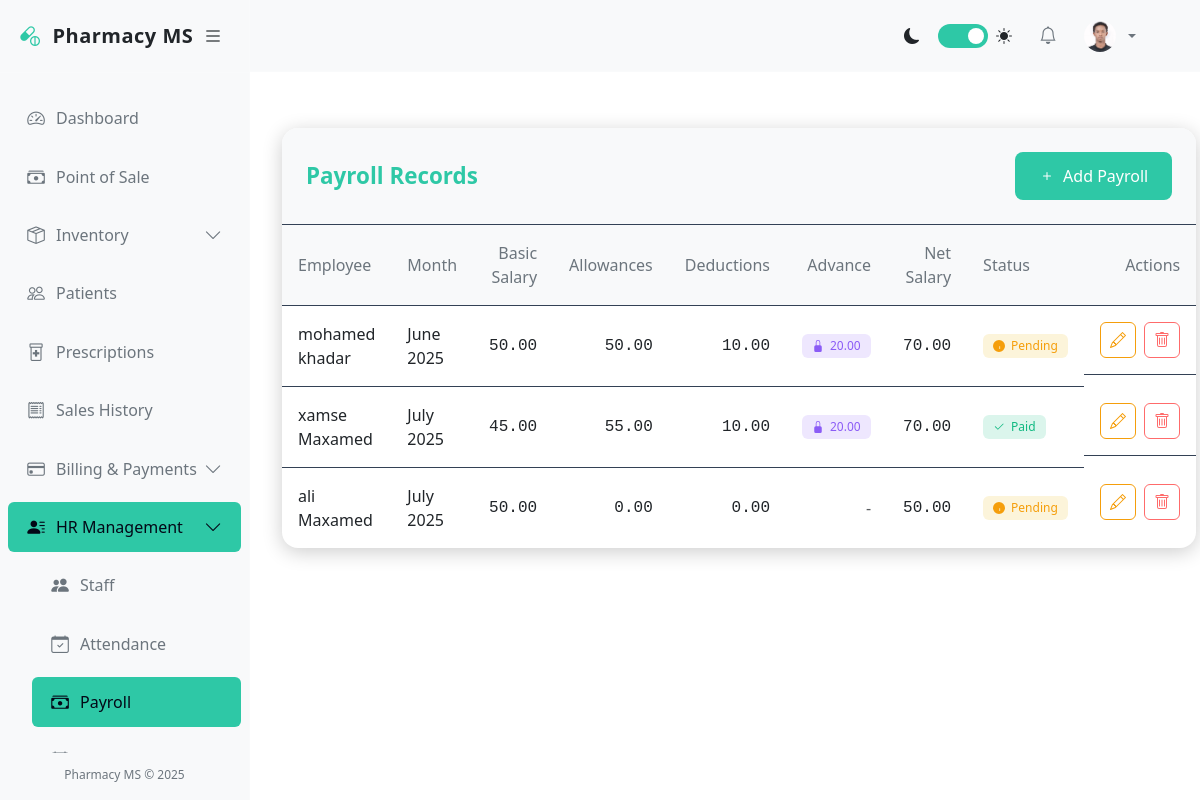
Screenshot of /accounts/payroll/ (signed in) with the database file from the repository.
### accounts/models.py (models this page shows, shortened)
class User(AbstractUser):
    GENDER_CHOICES = (
        ('M', 'Male'),
        ('F', 'Female'),
        ('O', 'Other'),
    )
    ROLES = (
        ('admin', 'Administrator'),
        ('pharmacist', 'Pharmacist'),
        ('cashier', 'Cashier'),
        ('manager', 'Manager'),
        ('staff', 'Staff'),
    )
    role = models.CharField(max_length=20, choices=ROLES, default='staff')
    gender = models.CharField(max_length=1, choices=GENDER_CHOICES, blank=True, null=True)
    phone = models.CharField(max_length=20, blank=True, null=True)
    address = models.TextField(blank=True, null=True)
    date_of_birth = models.DateField(blank=True, null=True)
    hire_date = models.DateField(blank=True, null=True)
    profile_picture = models.ImageField(upload_to='profile_pics/', blank=True, null=True)
    is_active = models.BooleanField(default=True)

class Payroll(models.Model):
    employee = models.ForeignKey(User, on_delete=models.CASCADE, related_name='payrolls')
    month = models.DateField()
    basic_salary = models.DecimalField(max_digits=10, decimal_places=2)
    allowances = models.DecimalField(max_digits=10, decimal_places=2, default=0)
    deductions = models.DecimalField(max_digits=10, decimal_places=2, default=0)
    bonus = models.DecimalField(max_digits=10, decimal_places=2, default=0)
    tax = models.DecimalField(max_digits=10, decimal_places=2, default=0)
    has_advance = models.BooleanField(default=False)
    advance_amount = models.DecimalField(max_digits=10, decimal_places=2, default=0)
    advance_date = models.DateField(blank=True, null=True)
    advance_reason = models.TextField(blank=True, null=True)
    net_salary = models.DecimalField(max_digits=10, decimal_places=2)
    payment_date = models.DateField(blank=True, null=True)
    is_paid = models.BooleanField(default=False)
    notes = models.TextField(blank=True, null=True)

### accounts/views.py (the view)
# urls.py: path('payroll/', views.payroll_list, name='payroll_list'),
@login_required
def payroll_list(request):
    if request.user.role == 'admin':
        payrolls = Payroll.objects.all()
    else:
        payrolls = Payroll.objects.filter(employee=request.user)
    return render(request, 'accounts/payroll_list.html', {'payrolls': payrolls})

### pharmacy/templates/accounts/payroll_list.html (shortened to what this page needs)
{% extends 'base.html' %}
{% block content %}
<div class="payroll-container">
    <div class="payroll-header">
        <h1 class="payroll-title">Payroll Records</h1>
        <div>
            <a href="{% url 'payroll_create' %}" class="btn btn-primary">
                <svg xmlns="http://www.w3.org/2000/svg" width="16" height="16" fill="currentColor" viewBox="0 0 16 16">
                    <path d="M8 4a.5.5 0 0 1 .5.5v3h3a.5.5 0 0 1 0 1h-3v3a.5.5 0 0 1-1 0v-3h-3a.5.5 0 0 1 0-1h3v-3A.5.5 0 0 1 8 4z"/>
                </svg>
                Add Payroll
            </a>
        </div>
    </div>
    <div class="table-responsive">
        <table class="payroll-table">
            <thead>
                <tr>
                    <th>Employee</th>
                    <th>Month</th>
                    <th class="text-end">Basic Salary</th>
                    <th class="text-end">Allowances</th>
                    <th class="text-end">Deductions</th>
                    <th class="text-end">Advance</th>
                    <th class="text-end">Net Salary</th>
                    <th>Status</th>
                    <th class="text-end">Actions</th>
                </tr>
            </thead>
            <tbody>
                {% for payroll in payrolls %}
                <tr>
                    <td data-label="Employee">{{ payroll.employee.get_full_name }}</td>
                    <td data-label="Month">{{ payroll.month|date:"F Y" }}</td>
                    <td class="text-end currency" data-label="Basic Salary">{{ payroll.basic_salary|floatformat:2 }}</td>
                    <td class="text-end currency" data-label="Allowances">{{ payroll.allowances|floatformat:2 }}</td>
                    <td class="text-end currency" data-label="Deductions">{{ payroll.deductions|floatformat:2 }}</td>
                    <td class="text-end" data-label="Advance">
                        {% if payroll.has_advance %}
                        <div class="advance-tooltip">
                            <span class="badge badge-advance">
                                <svg xmlns="http://www.w3.org/2000/svg" width="12" height="12" fill="currentColor" viewBox="0 0 16 16">
                                    <path d="M8 1a2 2 0 0 1 2 2v4H6V3a2 2 0 0 1 2-2zm3 6V3a3 3 0 0 0-6 0v4a2 2 0 0 0-2 2v5a2 2 0 0 0 2 2h6a2 2 0 0 0 2-2V9a2 2 0 0 0-2-2z"/>
                                </svg>
                                {{ payroll.advance_amount|floatformat:2 }}
                            </span>
                        </div>
                        {% else %}
                        <span class="text-muted">-</span>
                        {% endif %}
                    </td>
                    <td class="text-end currency" data-label="Net Salary">{{ payroll.net_salary|floatformat:2 }}</td>
                    <td data-label="Status">
                        {% if payroll.is_paid %}
                        <span class="badge badge-paid">
                            <svg xmlns="http://www.w3.org/2000/svg" width="12" height="12" fill="currentColor" viewBox="0 0 16 16">
                                <path d="M13.854 3.646a.5.5 0 0 1 0 .708l-7 7a.5.5 0 0 1-.708 0l-3.5-3.5a.5.5 0 1 1 .708-.708L6.5 10.293l6.646-6.647a.5.5 0 0 1 .708 0z"/>
                            </svg>
                            Paid
                        </span>
                        {% else %}
                        <span class="badge badge-pending">
                            <svg xmlns="http://www.w3.org/2000/svg" width="12" height="12" fill="currentColor" viewBox="0 0 16 16">
                                <path d="M8 3.5a.5.5 0 0 0-1 0v9a.5.5 0 0 0 1 0v-9z"/>
                                <path d="M8 16A8 8 0 1 0 8 0a8 8 0 0 0 0 16zm1-8a.5.5 0 0 1 .5.5v3a.5.5 0 0 1-1 0v-3A.5.5 0 0 1 9 8z"/>
                            </svg>
                            Pending
                        </span>
                        {% endif %}
                    </td>
                    <td class="table-actions" data-label="Actions">
                        <a href="{% url 'payroll_update' payroll.pk %}" class="btn btn-sm btn-edit" title="Edit">
                        </a>
                        <a href="{% url 'payroll_delete' payroll.pk %}" class="btn btn-sm btn-delete" title="Delete">
                        </a>
                    </td>
                </tr>
                {% endfor %}
            </tbody>
        </table>
    </div>
</div>
{% endblock %}

### pharmacy/templates/base.html (shortened to what this page needs)
<!DOCTYPE html>
<html lang="en">
<head>
    <link href="https://cdn.jsdelivr.net/npm/bootstrap@5.3.0/dist/css/bootstrap.min.css" rel="stylesheet">
    <link rel="stylesheet" href="https://cdn.jsdelivr.net/npm/bootstrap-icons@1.10.0/font/bootstrap-icons.css">
</head>
<body>
    <div class="d-flex">
        <div class="sidebar" id="sidebar">
            <div class="sidebar-header">
                <a href="{% url 'dashboard' %}" class="sidebar-brand">
                    <i class="bi bi-capsule-pill sidebar-brand-icon"></i>
                    <span id="sidebar-title">Pharmacy MS</span>
                </a>
                <button class="toggle-btn" id="toggle-sidebar">
                    <i class="bi bi-list"></i>
                </button>
            </div>
            <div class="px-2 py-3" style="height: calc(100% - 120px); overflow-y: auto;">
                <ul class="nav flex-column">
                    <li class="nav-item">
                        <a class="nav-link {% if request.resolver_match.url_name == 'dashboard' %}active{% endif %}"
                            href="{% url 'dashboard' %}">
                            <i class="bi bi-speedometer2"></i>
                            <span class="nav-link-text ms-2">Dashboard</span>
                        </a>
                    </li>
                    <li class="nav-item">
                        <a class="nav-link {% if 'pos' in request.resolver_match.url_name %}active{% endif %}"
                            href="{% url 'pos' %}">
                            <i class="bi bi-cash-stack"></i>
                            <span class="nav-link-text ms-2">Point of Sale</span>
                        </a>
                    </li>
                    <li class="nav-item">
                        <a class="nav-link "
                            data-bs-toggle="collapse" href="#inventoryCollapse">
                            <i class="bi bi-box-seam"></i>
                            <span class="nav-link-text ms-2">Inventory</span>
                            <i class="bi bi-chevron-down collapse-icon ms-auto"></i>
                        </a>
                    </li>
                    <li class="nav-item">
                        <a class="nav-link {% if 'patient' in request.resolver_match.url_name %}active{% endif %}"
                            href="{% url 'patient_list' %}">
                            <i class="bi bi-people"></i>
                            <span class="nav-link-text ms-2">Patients</span>
                        </a>
                    </li>
                    <li class="nav-item">
                        <a class="nav-link {% if 'prescription' in request.resolver_match.url_name %}active{% endif %}"
                            href="{% url 'prescription_list' %}">
                            <i class="bi bi-prescription2"></i>
                            <span class="nav-link-text ms-2">Prescriptions</span>
                        </a>
                    </li>
                    <li class="nav-item">
                        <a class="nav-link {% if 'sale' in request.resolver_match.url_name and 'pos' not in request.resolver_match.url_name %}active{% endif %}"
                            href="{% url 'sale_list' %}">
                            <i class="bi bi-receipt"></i>
                            <span class="nav-link-text ms-2">Sales History</span>
                        </a>
                    </li>
                    <li class="nav-item">
                        <a class="nav-link {% if 'billing' in request.resolver_match.url_name or 'payment' in request.resolver_match.url_name %}active{% endif %}"
                            data-bs-toggle="collapse" href="#billingCollapse">
                            <i class="bi bi-credit-card"></i>
                            <span class="nav-link-text ms-2">Billing & Payments</span>
                            <i class="bi bi-chevron-down collapse-icon ms-auto"></i>
                        </a>
                    </li>
                    <li class="nav-item">
                        <a class="nav-link {% if 'user' in request.resolver_match.url_name or 'attendance' in request.resolver_match.url_name or 'payroll' in request.resolver_match.url_name %}active{% endif %}"
                            data-bs-toggle="collapse" href="#hrCollapse">
                            <i class="bi bi-person-lines-fill"></i>
                            <span class="nav-link-text ms-2">HR Management</span>
                            <i class="bi bi-chevron-down collapse-icon ms-auto"></i>
                        </a>
                        <div class="collapse {% if 'user' in request.resolver_match.url_name or 'attendance' in request.resolver_match.url_name or 'payroll' in request.resolver_match.url_name %}show{% endif %}"
                            id="hrCollapse">
                            <ul class="nav flex-column ps-4">
                                <li class="nav-item">
                                    <a class="nav-link {% if 'user' in request.resolver_match.url_name %}active{% endif %}"
                                        href="{% url 'user_list' %}">
                                        <i class="bi bi-people-fill"></i>
                                        <span class="nav-link-text ms-2">Staff</span>
                                    </a>
                                </li>
                                <li class="nav-item">
                                    <a class="nav-link {% if 'attendance' in request.resolver_match.url_name %}active{% endif %}"
                                        href="{% url 'attendance_list' %}">
                                        <i class="bi bi-calendar-check"></i>
                                        <span class="nav-link-text ms-2">Attendance</span>
                                    </a>
                                </li>
                                <li class="nav-item">
                                    <a class="nav-link {% if 'payroll' in request.resolver_match.url_name %}active{% endif %}"
                                        href="{% url 'payroll_list' %}">
                                        <i class="bi bi-cash-stack"></i>
                                        <span class="nav-link-text ms-2">Payroll</span>
                                    </a>
                                </li>
                                <li class="nav-item">
                                    <a class="nav-link {% if 'leave' in request.resolver_match.url_name %}active{% endif %}"
                                        href="{% url 'leave_list' %}">
                                        <i class="bi bi-calendar"></i>
                                        <span class="nav-link-text ms-2">Leave</span>
                                    </a>
                                </li>
                            </ul>
                        </div>
                    </li>
                </ul>
            </div>
            <div class="sidebar-footer">
                Pharmacy MS &copy; 2025
            </div>
        </div>
        <div class="main-content flex-grow-1" id="main-content">
            <nav class="navbar navbar-expand-lg navbar-light bg-light border-bottom">
                <div class="container-fluid">
                    <div class="collapse navbar-collapse" id="navbarSupportedContent">
                        <ul class="navbar-nav ms-auto align-items-center">
                            <li class="nav-item me-3">
                                <div class="d-flex align-items-center">
                                    <i class="bi bi-moon-fill me-2"></i>
                                    <label class="theme-switch">
                                        <span class="slider"></span>
                                    </label>
                                    <i class="bi bi-sun-fill ms-2"></i>
                                </div>
                            </li>
                            <li class="nav-item dropdown me-2">
                                <a class="nav-link position-relative" href="#" id="notificationsDropdown" role="button"
                                    data-bs-toggle="dropdown">
                                    <i class="bi bi-bell"></i>
                                </a>
                            </li>
                            <li class="nav-item dropdown">
                                <a class="nav-link dropdown-toggle d-flex align-items-center" href="#" id="userDropdown"
                                    role="button" data-bs-toggle="dropdown">
                                    {% if user.profile_picture %}
                                    <img src="{{ user.profile_picture.url }}" class="rounded-circle me-2" width="32"
                                        height="32" alt="Profile">
                                    {% else %}
                                    <i class="bi bi-person-circle me-2"></i>
                                    {% endif %}
                                </a>
                            </li>
                        </ul>
                    </div>
                </div>
            </nav>
            <div class="container-fluid py-4">
                {% block content %}{% endblock %}
            </div>
        </div>
    </div>
</body>
</html>

### rows the page displays
User: profile_picture (picture)
Payroll: employee.get_full_name "mohamed khadar", month "June 2025", basic_salary "50.00", allowances "50.00", deductions "10.00", advance_amount "20.00", net_salary "70.00", is_paid False (drawn)
Payroll: employee.get_full_name "xamse Maxamed", month "July 2025", basic_salary "45.00", allowances "55.00", deductions "10.00", advance_amount "20.00", net_salary "70.00", is_paid True (drawn)
Payroll: employee.get_full_name "ali Maxamed", month "July 2025", basic_salary "50.00", allowances "0.00", deductions "0.00", net_salary "50.00", is_paid False (drawn)
